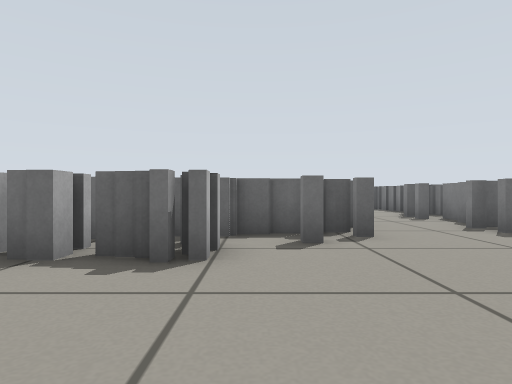
View 1 (above)

20 first-person views from a walk through a world built for the Gazebo simulator. The camera is 0.38 m above the floor, looks level and sees 75° across. The floor is counted in squares, 0.5 m on a side. Each view is taken from the middle of a square. On the plan, view 1 faces up. The plan holds only what a view shows up to about 11 squares ahead; the rest is blank. The place goes on beyond the plan.

View 2
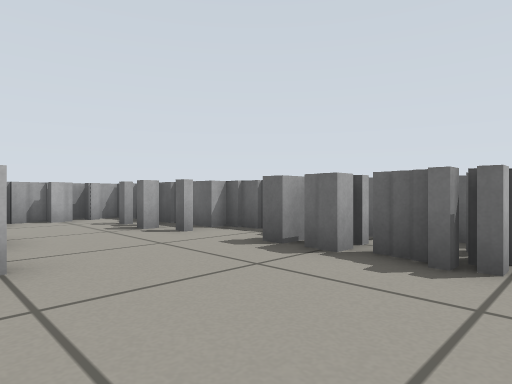

View 3
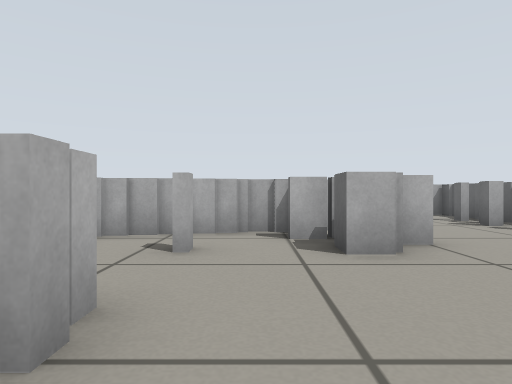

View 4
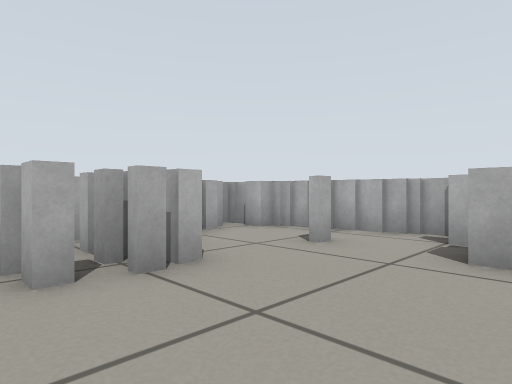

View 5
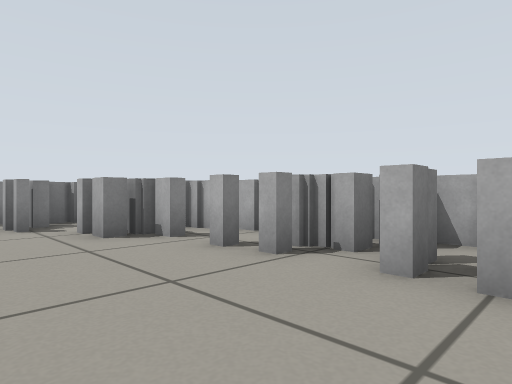

View 6
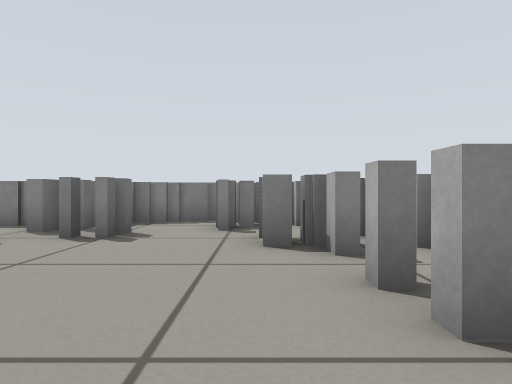

View 7
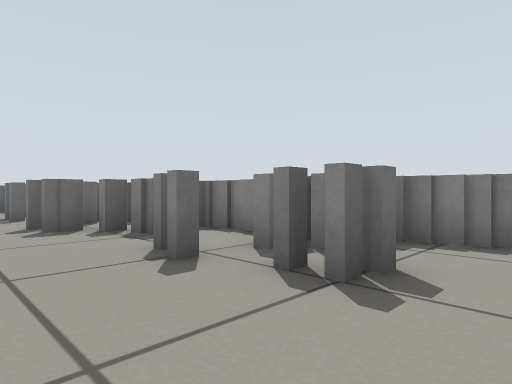

View 8
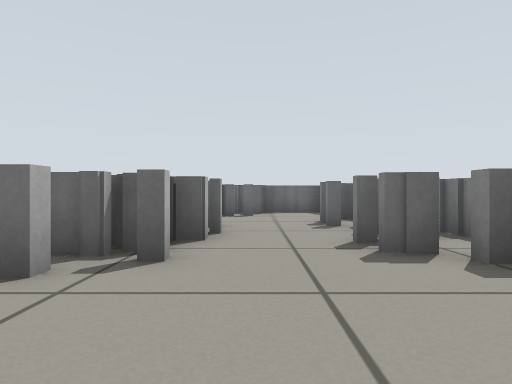

View 9
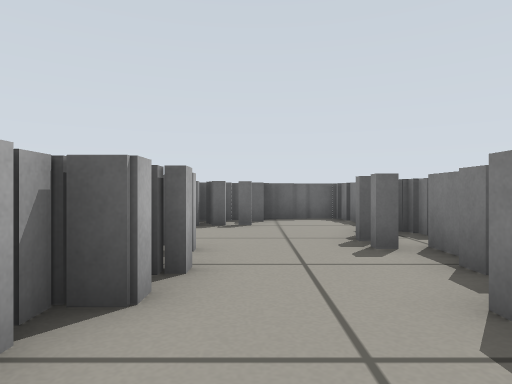

View 10
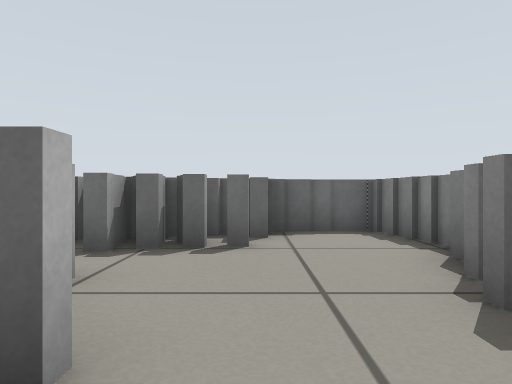

View 11
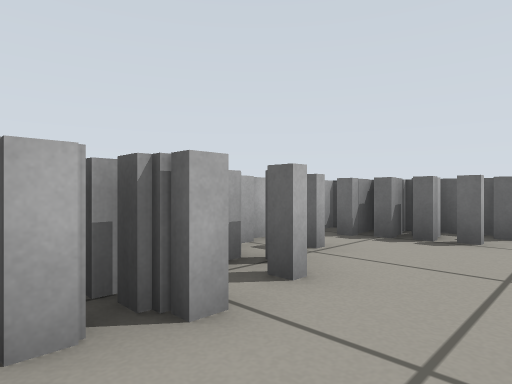

View 12
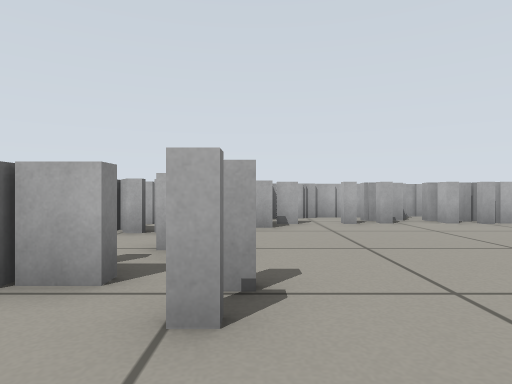

View 13
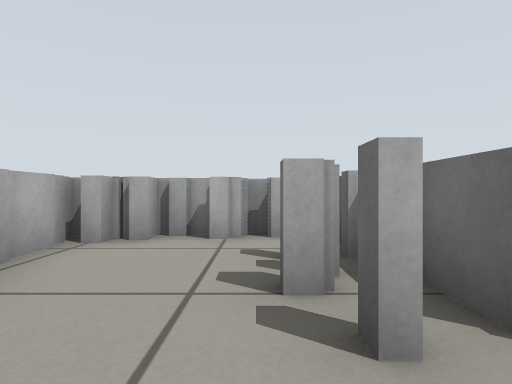

View 14
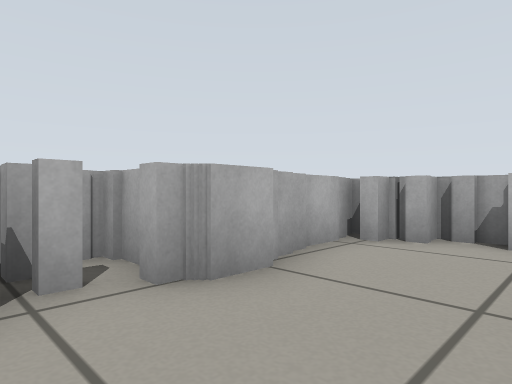

View 15
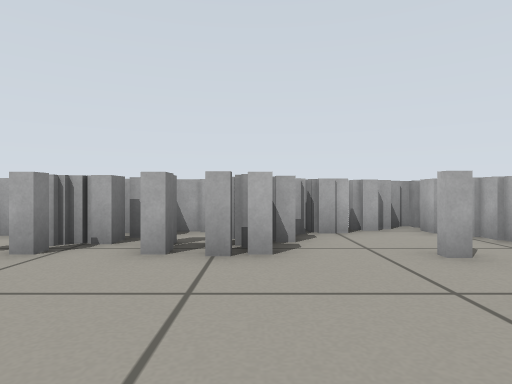

View 16
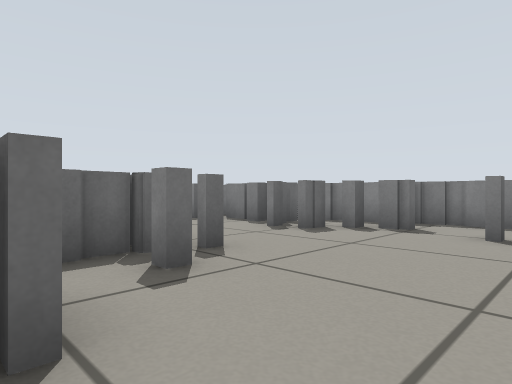

View 17
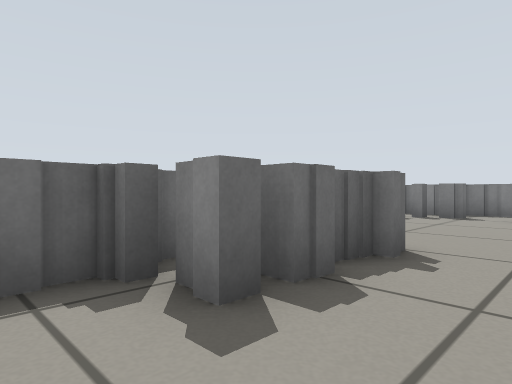

View 18
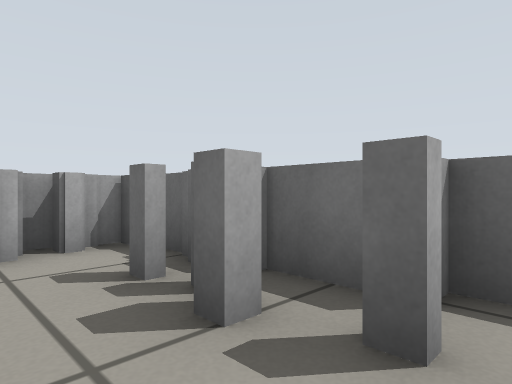

View 19
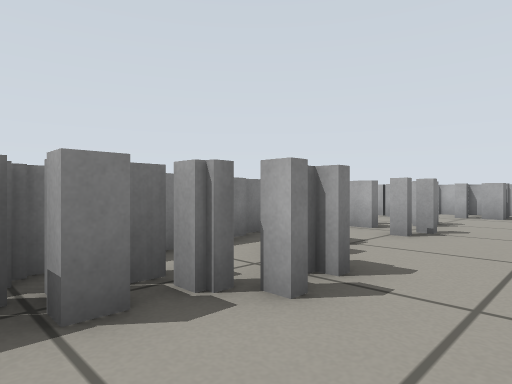

View 20
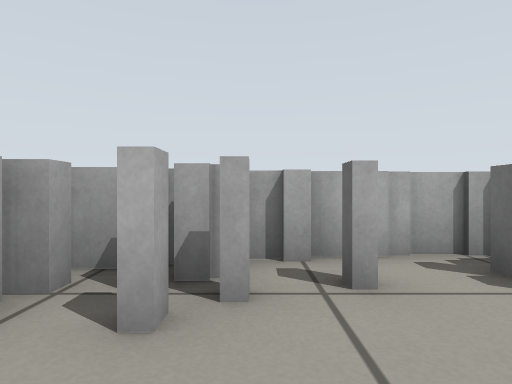

### Floor plan
Key: @ floor where view 1 was taken; # wall or solid block; . floor; P grey post; B grey box; O other object.
Columns run from 10 left of view 1 to 9 right of it. Each row starts with its distance up from view 1.
 15              BBPP
 14           B##BP.B
 13           #OPP..B
 12           #P....#
 11           #P...P#
 10           PPP..P
  9           # P..PBB
  8            BP..PPB
  7           ##P..P#B
  6        ####PP..PP
  5    #BBPBPO.P....P.
  4 OPBPP.PBPP........B
  3 BPPP.....B.....P..#
  2 P..............P.B
  1 #P.P............PP#B
  0 BBBB#PB...@........B
 -1     #P#B.........P.B
 -2     #B.........BPPPO
 -3     ##.P.PPPPPPB ##
 -4       ..BPPBP  #
 -5      #PPPPPB###
 -6      BPPO####
 -7      B#

Positions as (right, up) in squares from view 1, and headings:
1: (0, 0), facing up
2: (0, 0), facing up-left
3: (1, -2), facing left
4: (1, 0), facing down-left
5: (-1, 0), facing down-right
6: (0, -2), facing right
7: (3, -1), facing up-right
8: (3, 2), facing up
9: (3, 5), facing up
10: (3, 8), facing up
11: (4, 7), facing up-left
12: (5, 5), facing down
13: (-4, 3), facing left
14: (-4, 3), facing down-left
15: (-1, 1), facing down
16: (-1, 2), facing up-right
17: (-5, 2), facing up-right
18: (-5, 2), facing up-left
19: (3, 9), facing down-right
20: (4, 10), facing left
